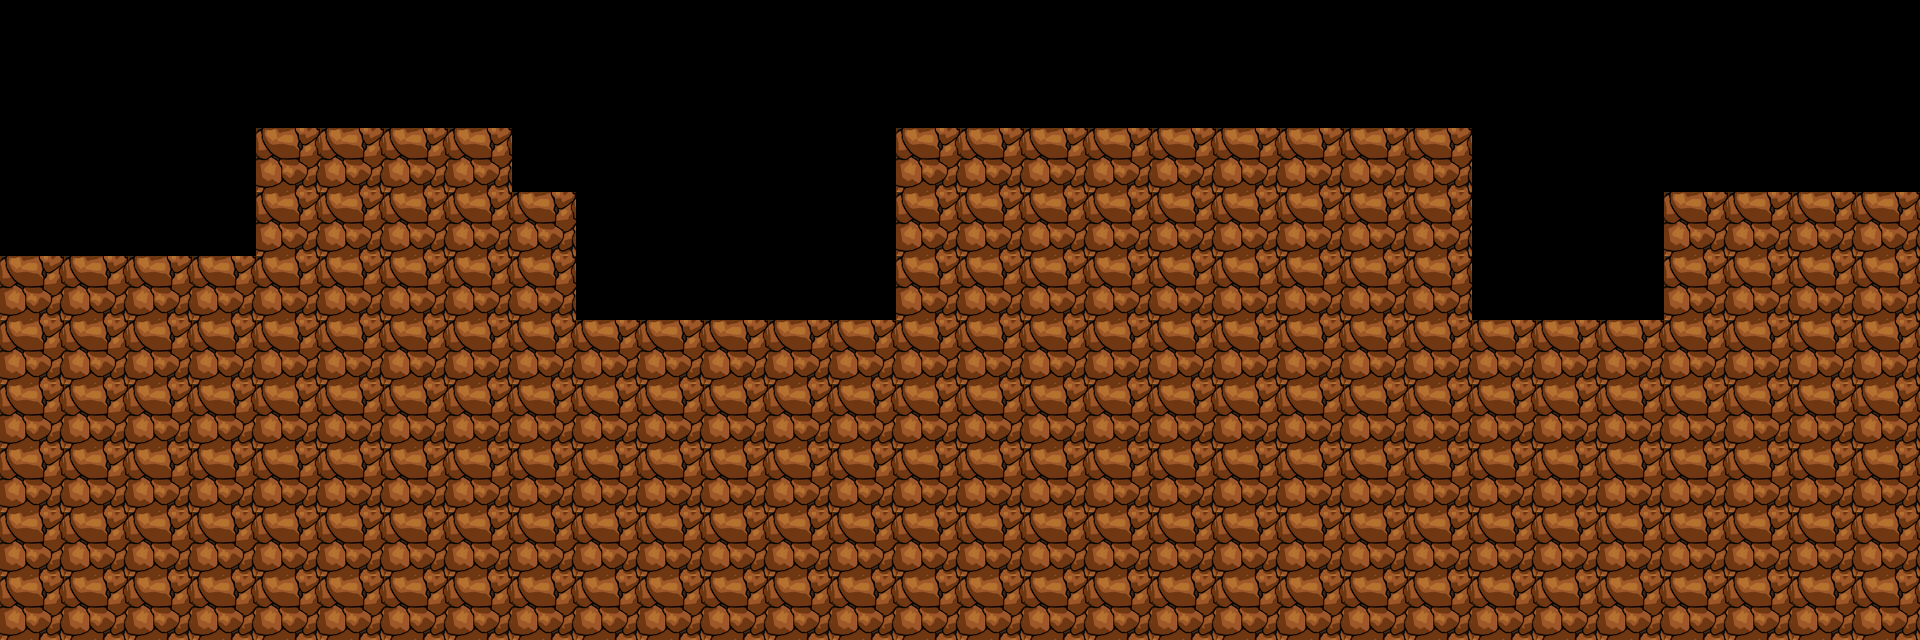

Rendered tile map (Tiled .tmx) drawn with the repository's tilesets; below, a short description and the map source with its tile grids summarised:
An orthogonal 30x10 tile map with 64x64 px tiles, 1 tile layer (bgLayer).

<map version="1.0" orientation="orthogonal" renderorder="right-down" width="30" height="10" tilewidth="64" tileheight="64">
 <tileset firstgid="1" name="ground64" tilewidth="64" tileheight="64">
  <image source="Ground/ground64.png" width="64" height="64" />
 </tileset>
 <layer name="bgLayer" width="30" height="10">
  <data>[300 cells, 203 non-empty, 1 distinct tile ids]</data>
 </layer>
</map>